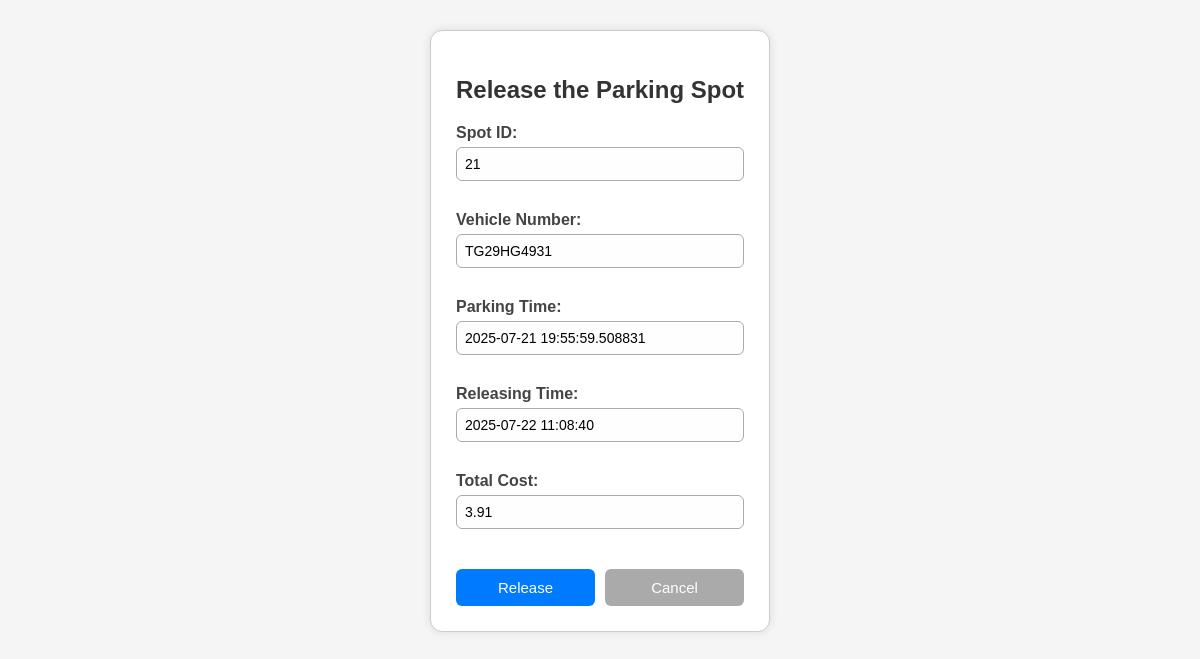
Screenshot of /user/release_spot/1 (signed in) with the database file from the repository.
### models/models.py (models this page shows, shortened)
class ReserveSpot(db.Model):
    __tablename__ = 'reservations'
    id = db.Column(db.Integer, primary_key=True)
    spot_id = db.Column(db.Integer, db.ForeignKey('parking_spots.id'), nullable=False)
    user_id = db.Column(db.Integer, db.ForeignKey('users.id'), nullable=False)
    vehicle_no = db.Column(db.String(20), nullable=False)
    parking_timestamp = db.Column(db.DateTime, default=datetime.utcnow)
    leaving_timestamp = db.Column(db.DateTime, nullable=True)
    parking_cost = db.Column(db.Float, nullable=False)

### controllers/user_controller.py (the view, shortened to what this page needs)
@user_bp.route('/release_spot/<int:reservation_id>', methods=['GET', 'POST'])
def release_spot(reservation_id):
    if session.get('user_role') != 'user':
        flash("Unauthorized. Please login as user.", "danger")
        return redirect(url_for('auth.login'))
    reservation = ReserveSpot.query.get_or_404(reservation_id)
    return render_template(
        'release_spot.html',
        reservation=reservation,
        current_time=datetime.now()
    )

### templates/release_spot.html (shortened to what this page needs)
<!DOCTYPE html>
<html>
<head>
    <link rel="stylesheet" href="{{ url_for('static', filename='css/user.css') }}">
</head>
<body>
<div class="form-box">
    <h2>Release the Parking Spot</h2>
    <form action="{{ url_for('user.release_spot', reservation_id=reservation.id) }}" method="POST">
        <label>Spot ID:</label>
        <input type="text" name="spot_id" value="{{ reservation.spot_id }}" readonly>
        <label>Vehicle Number:</label>
        <input type="text" name="vehicle_no" value="{{ reservation.vehicle_no }}" readonly>
        <label>Parking Time:</label>
        <input type="text" name="parking_time" value="{{ reservation.parking_timestamp }}" readonly>
        <label>Releasing Time:</label>
        <input type="text" name="leaving_time" value="{{ current_time }}" readonly>
        <label>Total Cost:</label>
        <input type="text" name="parking_cost" value="{{ reservation.parking_cost }}" readonly>
        <div class="button-group">
            <button type="submit" class="btn">Release</button>
            <a href="{{ url_for('user.dashboard') }}" class="btn cancel">Cancel</a>
        </div>
    </form>
</div>
</body>
</html>

### static/css/user.css (style rules this page uses)
body { font-family: 'Segoe UI', sans-serif; background: #f5f8ff; margin: 0; padding: 40px; display: flex; justify-content: center; }
h2 { text-align: center; color: #333; margin-bottom: 20px; }
label { display: block; margin-top: 15px; margin-bottom: 5px; color: #444; font-weight: 500; }
input[type="text"] { width: 100%; padding: 10px; border: 1.5px solid #ccc; border-radius: 6px; font-size: 14px; background-color: #fefefe; }
.button-group { display: flex; justify-content: space-between; margin-top: 25px; }
.btn { background-color: #4299e1; color: white; padding: 10px 16px; border: none; border-radius: 6px; cursor: pointer; font-size: 14px; text-decoration: none; text-align: center; }
.btn.cancel { background-color: #e53e3e; }
body { font-family: Arial, sans-serif; background-color: #f5f5f5; margin: 0; padding: 30px; }
.form-box { background: #fff; border: 1px solid #ccc; padding: 25px; max-width: 500px; margin: auto; border-radius: 12px; box-shadow: 0 0 10px rgba(0, 0, 0, 0.1); }
.form-box h2 { text-align: center; margin-bottom: 20px; }
label { font-weight: bold; display: block; margin-bottom: 5px; }
input[type="text"] { width: 100%; padding: 8px; border-radius: 6px; border: 1px solid #aaa; margin-bottom: 15px; box-sizing: border-box; }
.button-group { display: flex; gap: 10px; justify-content: space-between; }
.btn { flex: 1; background-color: #007bff; color: white; padding: 10px; border: none; border-radius: 6px; font-size: 15px; cursor: pointer; text-align: center; text-decoration: none; }
.btn.cancel { background-color: #aaa; }

### rows the page displays
ReserveSpot: spot_id "21", vehicle_no "TG29HG4931", parking_time "2025-07-21 19:55:59.508831", parking_cost "3.91"
